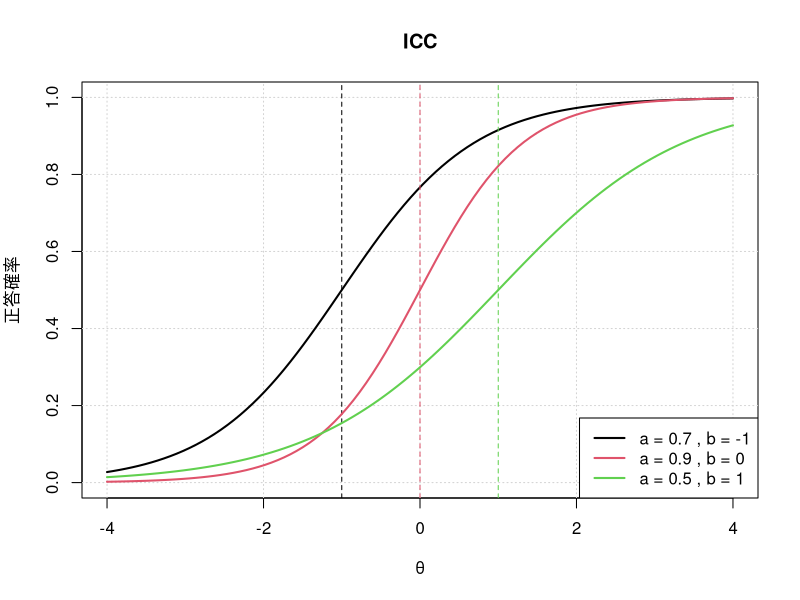
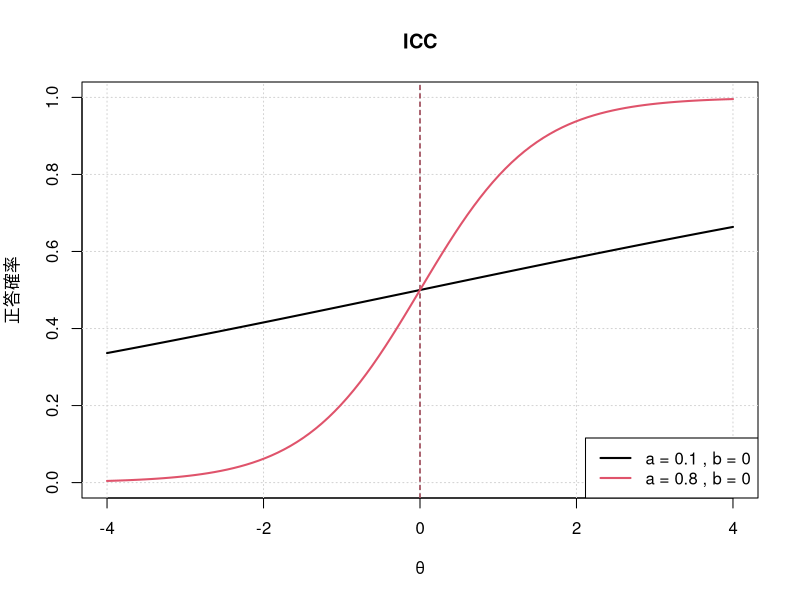

These charts were generated, in order, by the following R code:
## ---- chunk 1
icc <- function(params, tr = c(-4, 4), np = 100) {
  # 引数チェック
  if (!is.list(params) || !all(c("a", "b") %in% names(params))) {
    stop("`params` must be a list with named elements `a` and `b`.")
  }
  if (length(params$a) != length(params$b)) {
    stop("`params$a` and `params$b` must have the same length.")
  }

  # 正答確率関数
  p2pl <- function(t, a, b) {
    1 / (1 + exp(-1.7 * a * (t - b)))
  }

  # 能力範囲を生成
  t_vals <- seq(tr[1], tr[2], length.out = np)

  # プロットの初期化
  plot(NULL,
    xlim = tr, ylim = c(0, 1), type = "n",
    xlab = "θ", ylab = "正答確率",
    main = "ICC"
  )
  grid()

  # 各項目の特性曲線を描画
  for (i in seq_along(params$a)) {
    a <- params$a[i]
    b <- params$b[i]
    p_vals <- p2pl(t_vals, a, b)
    lines(t_vals, p_vals, lwd = 2, col = i) # 番号を色に対応
    abline(v = b, col = i, lty = 2) # 困難度のライン
  }

  # 凡例を追加
  legend("bottomright",
    legend = paste("a =", params$a, ", b =", params$b),
    col = seq_along(params$a), lwd = 2, bg = "white"
  )
}

params1 <- list(
  a = c(0.7, 0.9, 0.5),
  b = c(-1, 0, 1)
)

icc(params1)
## ---- chunk 2
params2 <- list(
  a = c(0.1, 0.8),
  b = c(0, 0)
)

icc(params2)
